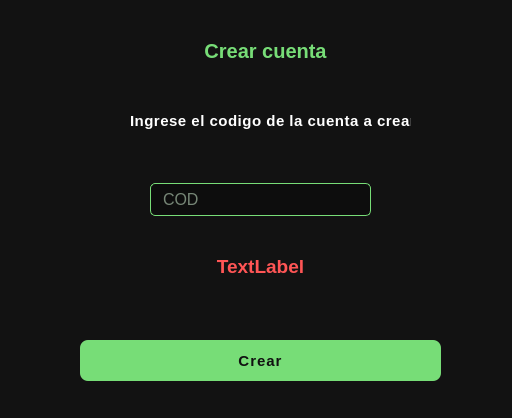
<?xml version="1.0" encoding="UTF-8"?>
<ui version="4.0">
 <class>CreateAccDialog</class>
 <widget class="QDialog" name="CreateAccDialog">
  <property name="geometry">
   <rect>
    <x>0</x>
    <y>0</y>
    <width>512</width>
    <height>418</height>
   </rect>
  </property>
  <property name="windowTitle">
   <string>Dialog</string>
  </property>
  <property name="styleSheet">
   <string notr="true">QWidget {
					background-color: #121212;
					color: #ffffff;
					font-family: Segoe UI;
					font-size: 14px;
				}</string>
  </property>
  <widget class="QPushButton" name="btnCrear">
   <property name="geometry">
    <rect>
     <x>80</x>
     <y>340</y>
     <width>361</width>
     <height>41</height>
    </rect>
   </property>
   <property name="cursor">
    <cursorShape>PointingHandCursor</cursorShape>
   </property>
   <property name="styleSheet">
    <string notr="true">QPushButton{
                        background-color: #77dd77 ;
                        border: none;
                        border-radius: 8px;
                        padding: 10px 18px;
                        color: #111111;
                        font-size: 15px;
                        font-weight: bold;
						  letter-spacing: 1px;
                        }

QPushButton:hover{
                        background-color:#66cc66;       
    			            }
	
QPushButton:pressed{
                        background-color:#55aa55;
                }</string>
   </property>
   <property name="text">
    <string>Crear</string>
   </property>
  </widget>
  <widget class="QWidget" name="verticalLayoutWidget">
   <property name="geometry">
    <rect>
     <x>150</x>
     <y>150</y>
     <width>221</width>
     <height>161</height>
    </rect>
   </property>
   <layout class="QVBoxLayout" name="verticalLayout">
    <item>
     <widget class="QLineEdit" name="txtCod">
      <property name="enabled">
       <bool>true</bool>
      </property>
      <property name="styleSheet">
       <string notr="true">QLineEdit {
    background-color: rgba(0,0,0,0.3); 
    color: #e0ffe0;
    font-size: 16px;
    border: 1px solid #77dd77;
    border-radius: 5px;
    padding: 5px 10px;
    qproperty-alignment: 'AlignCenter'; 
}

QLineEdit::placeholder {
    color: #aaffaa;
    font-style: italic;
}</string>
      </property>
      <property name="inputMethodHints">
       <set>Qt::ImhPreferNumbers</set>
      </property>
      <property name="placeholderText">
       <string>COD</string>
      </property>
     </widget>
    </item>
    <item>
     <widget class="QLabel" name="lblValidAcc">
      <property name="enabled">
       <bool>false</bool>
      </property>
      <property name="sizePolicy">
       <sizepolicy hsizetype="Expanding" vsizetype="Fixed">
        <horstretch>0</horstretch>
        <verstretch>0</verstretch>
       </sizepolicy>
      </property>
      <property name="cursor">
       <cursorShape>ForbiddenCursor</cursorShape>
      </property>
      <property name="styleSheet">
       <string notr="true">QLabel {
	color: #ff5555;
	font-size: 15px;
	font-weight: bold;
}</string>
      </property>
      <property name="locale">
       <locale language="Spanish" country="LatinAmerica"/>
      </property>
      <property name="text">
       <string>&lt;html&gt;&lt;head/&gt;&lt;body&gt;&lt;p align=&quot;center&quot;&gt;&lt;span style=&quot; font-size:14pt;&quot;&gt;TextLabel&lt;/span&gt;&lt;/p&gt;&lt;/body&gt;&lt;/html&gt;</string>
      </property>
      <property name="alignment">
       <set>Qt::AlignCenter</set>
      </property>
      <property name="wordWrap">
       <bool>true</bool>
      </property>
      <property name="margin">
       <number>0</number>
      </property>
     </widget>
    </item>
   </layout>
  </widget>
  <widget class="QLabel" name="lblAcc">
   <property name="geometry">
    <rect>
     <x>130</x>
     <y>110</y>
     <width>281</width>
     <height>21</height>
    </rect>
   </property>
   <property name="styleSheet">
    <string notr="true">QLabel {
	color: #ffffff;
	font-size: 15px;
	font-weight: bold;
	font-family: Segoe UI;
	letter-spacing: 0.5px;
}</string>
   </property>
   <property name="text">
    <string>Ingrese el codigo de la cuenta a crear</string>
   </property>
  </widget>
  <widget class="QLabel" name="lblAppName">
   <property name="enabled">
    <bool>true</bool>
   </property>
   <property name="geometry">
    <rect>
     <x>160</x>
     <y>20</y>
     <width>211</width>
     <height>61</height>
    </rect>
   </property>
   <property name="styleSheet">
    <string notr="true">QLabel {
    font-family: &quot;Segoe UI&quot;, Arial, sans-serif;
    font-size: 20px;
    font-weight: bold;
    color: #77dd77;
    qproperty-alignment: 'AlignCenter';
}
</string>
   </property>
   <property name="text">
    <string>Crear cuenta</string>
   </property>
   <property name="alignment">
    <set>Qt::AlignCenter</set>
   </property>
  </widget>
 </widget>
 <resources/>
 <connections/>
</ui>
